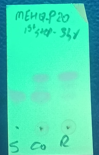
#> input picture dataset/MEHQ-P20_1st Step 3hr_21st July26.png, 99 x 155 px
$ python -i geometry.py   (imports and definitions only)
#> lines starting #> are read from the running program, lines starting #| are printed output that depends on the picture; after the words box and inside, x2 and y2 are one past the last pixel; in counts of white or black regions, pixels touching at a corner belong together
"""Deterministic plate geometry: detection, corner extraction, rectification (Phase 2).

Ported per D-005 from tlc-spec-impl/tlccore/normalize.py:72-103 (HSV bright-green mask ->
largest component -> min-area rectangle -> projective warp) and the evaluation report §5
(hue-plus-value mask with an Otsu brightness split, because the teal bench shares the hue band),
re-implemented cv2-free (NN5: cv2 build variance) with two upgrades:
  - sub-pixel corners from least-squares line fits to the hull edges (the min-area rectangle
    alone cannot meet Gate 2's 1.5 px p95 corner error),
  - explicit valid-mask machinery (erosion derived from measured tilt — the M-007 class guard)
    instead of the prior implementation's silent border crop.

Pure module: numpy/scipy/skimage only, no I/O, no RNG, no wall clock (enforced by
tests/test_pipeline_purity.py).
"""

import math
from dataclasses import dataclass

import numpy as np
from scipy import ndimage
from scipy.spatial import ConvexHull
from skimage.color import rgb2hsv
from skimage.filters import threshold_otsu

# Detection constants (chosen; echoed into the result config in Phase 10)
HUE_LO, HUE_HI = 0.18, 0.58        # green .. cyan band; the teal bench also lands here (eval §5)
SAT_FLOOR = 0.12                   # plate glow is strongly coloured; near-greys excluded
VAL_FLOOR = 0.25                   # the plate GLOWS; dark green-ish clutter is not a plate
MIN_PLATE_FRAC = 0.05              # below this the "plate" is noise
OTSU_MIN_CLASS_RATIO = 1.35        # brightness split only when class means differ this much
BORDER_BAND_PX = 3                 # eval §5: overrun measured on the 3-px border band
DETECTION_METHOD = "hsv_bright_green_largest_cc"


@dataclass(frozen=True)
class PlateGeometry:
    found: bool
    mask: np.ndarray                  # bool, source frame, filled largest component
    corners_src: np.ndarray | None    # (4,2) float64, TL,TR,BR,BL, sub-pixel
    homography: np.ndarray | None     # (3,3) float64, rectified -> source
    rectified_shape: tuple[int, int] | None  # (H, W)
    tilt_deg: float | None
    frame_overrun: dict[str, float]   # 3-px band coverage per edge: top/bottom/left/right
    plate_area_frac: float
    detection_method: str


# ---------------------------------------------------------------- detection


def detect_plate_mask(rgb: np.ndarray) -> tuple[np.ndarray, bool]:
    """Bright strongly-green largest component. Returns (mask, found)."""
    img = rgb[:, :, :3]
    hsv = rgb2hsv(img)
    hue, sat, val = hsv[:, :, 0], hsv[:, :, 1], hsv[:, :, 2]
    hue_mask = (hue >= HUE_LO) & (hue <= HUE_HI) & (sat >= SAT_FLOOR) & (val >= VAL_FLOOR)
    hue_frac = float(hue_mask.mean())
    if hue_frac < 1e-4:
        return np.zeros(hue.shape, dtype=bool), False

    vals = val[hue_mask]
    mask = hue_mask
    if vals.size > 1 and float(vals.min()) < float(vals.max()):
        t = threshold_otsu(vals)
        bright_sel = vals >= t
        if bright_sel.any() and (~bright_sel).any():
            # Apply the brightness split only when it separates two genuinely different
            # populations (plate vs bench, class-mean ratio ~2). A plate filling the frame
            # splits its own illumination gradient at ratio ~1.1 — keep the hue mask then
            # (M-005 fix; the eval's "Otsu on brightness added to the hue mask", §5).
            ratio = float(vals[bright_sel].mean()) / max(float(vals[~bright_sel].mean()), 1e-6)
            if ratio >= OTSU_MIN_CLASS_RATIO:
                mask = hue_mask & (val >= t)

    mask = ndimage.binary_closing(mask, structure=np.ones((5, 5), dtype=bool))
    mask = ndimage.binary_opening(mask, structure=np.ones((3, 3), dtype=bool))
    lab, n = ndimage.label(mask)
    if n == 0:
        return np.zeros(hue.shape, dtype=bool), False
    largest = 1 + int(np.argmax(ndimage.sum_labels(mask, lab, index=range(1, n + 1))))
    mask = ndimage.binary_fill_holes(lab == largest)
    return mask, bool(mask.mean() >= MIN_PLATE_FRAC)


# ---------------------------------------------------------------- corners


def _min_area_rect(points: np.ndarray) -> np.ndarray:
    """Rotating-calipers minimum-area rectangle over a point set. Returns (4,2) corners."""
    hull = points[ConvexHull(points).vertices]
    n = len(hull)
    best_area, best = np.inf, None
    for i in range(n):
        edge = hull[(i + 1) % n] - hull[i]
        norm = np.linalg.norm(edge)
        if norm < 1e-9:
            continue
        ux = edge / norm
        uy = np.array([-ux[1], ux[0]])
        proj_x = hull @ ux
        proj_y = hull @ uy
        w = proj_x.max() - proj_x.min()
        h = proj_y.max() - proj_y.min()
        area = w * h
        if area < best_area:
            best_area = area
            c = np.array(
                [
                    proj_x.min() * ux + proj_y.min() * uy,
                    proj_x.max() * ux + proj_y.min() * uy,
                    proj_x.max() * ux + proj_y.max() * uy,
                    proj_x.min() * ux + proj_y.max() * uy,
                ]
            )
            best = c
    return best


def _order_corners(quad: np.ndarray) -> np.ndarray:
    """Canonical TL, TR, BR, BL (valid for tilts well below 45 deg)."""
    s = quad.sum(axis=1)
    d = quad[:, 0] - quad[:, 1]
    tl = quad[int(np.argmin(s))]
    br = quad[int(np.argmax(s))]
    tr = quad[int(np.argmax(d))]
    bl = quad[int(np.argmin(d))]
    return np.array([tl, tr, br, bl], dtype=np.float64)


def _line_intersection(p1: np.ndarray, d1: np.ndarray, p2: np.ndarray, d2: np.ndarray) -> np.ndarray:
    a = np.array([[d1[0], -d2[0]], [d1[1], -d2[1]]])
    b = p2 - p1
    t = np.linalg.solve(a, b)
    return p1 + t[0] * d1


def _tls_line(points: np.ndarray) -> tuple[np.ndarray, np.ndarray]:
    centroid = points.mean(axis=0)
    _, _, vt = np.linalg.svd(points - centroid, full_matrices=False)
    return centroid, vt[0]


def _edge_crossings(green: np.ndarray, base_pts: np.ndarray, n_out: np.ndarray) -> np.ndarray:
    """Sub-pixel 50%-crossing points of the green channel along outward normals.

    For each base point, samples green from 4 px inside to 4 px outside the edge; the physical
    edge is where intensity crosses midway between the inside (plate) and outside (background)
    levels — for a symmetrically blurred step this is the true boundary.
    """
    s = np.arange(-4.0, 4.0 + 1e-9, 0.25)
    px = base_pts[:, None, 0] + s[None, :] * n_out[0]
    py = base_pts[:, None, 1] + s[None, :] * n_out[1]
    h, w = green.shape
    coords = np.stack([np.clip(py, 0, h - 1).ravel(), np.clip(px, 0, w - 1).ravel()])
    prof = ndimage.map_coordinates(green, coords, order=1).reshape(len(base_pts), len(s))
    inside = np.median(prof[:, s <= -2.0], axis=1)
    outside = np.median(prof[:, s >= 2.0], axis=1)
    mid = 0.5 * (inside + outside)
    out: list[np.ndarray] = []
    for k in range(len(base_pts)):
        if inside[k] - outside[k] < 20.0:  # no real contrast (overrun edge / clipped scene)
            continue
        below = np.nonzero(prof[k] <= mid[k])[0]
        below = below[below > 0]
        if below.size == 0:
            continue
        j = int(below[0])
        p0, p1 = prof[k, j - 1], prof[k, j]
        frac = 0.0 if p0 == p1 else (p0 - mid[k]) / (p0 - p1)
        s_star = s[j - 1] + frac * 0.25
        out.append(base_pts[k] + s_star * n_out)
    return np.array(out) if out else np.empty((0, 2))


def extract_corners(mask: np.ndarray, green: np.ndarray | None = None) -> np.ndarray | None:
    """Sub-pixel corners: min-area rect for structure, then per-side refinement.

    Primary refinement fits a total-least-squares line to sub-pixel 50%-intensity crossings
    sampled along the central 80% of each side (rounded/cut plate corners must not bend the
    fit). Where an edge has no intensity contrast (frame overrun), the mask-boundary pixel fit
    is the fallback. Adjacent side lines intersect at the corners.
    """
    boundary = mask & ~ndimage.binary_erosion(mask)
    ys, xs = np.nonzero(boundary)
    if xs.size < 20:
        return None
    pts = np.stack([xs, ys], axis=1).astype(np.float64)
    rect = _order_corners(_min_area_rect(pts))

    lines: list[tuple[np.ndarray, np.ndarray]] = []
    for i in range(4):
        a, b = rect[i], rect[(i + 1) % 4]
        side = b - a
        length = float(np.linalg.norm(side))
        u = side / max(length, 1e-9)
        n_out = np.array([u[1], -u[0]])  # outward for TL,TR,BR,BL clockwise in y-down coords

        fitted = False
        if green is not None and length >= 12:
            t = np.linspace(0.10 * length, 0.90 * length, max(9, int(length * 0.4)))
            base = a[None, :] + t[:, None] * u[None, :]
            crossings = _edge_crossings(green, base, n_out)
            if len(crossings) >= max(5, 0.3 * len(base)):
                lines.append(_tls_line(crossings))
                fitted = True
        if not fitted:
            rel = pts - a
            along = rel @ u
            dist = np.abs(rel @ np.array([-u[1], u[0]]))
            sel = (dist <= 1.5) & (along >= 0.10 * length) & (along <= 0.90 * length)
            edge_pts = pts[sel]
            if len(edge_pts) >= max(5, 0.05 * length):
                lines.append(_tls_line(edge_pts))
            else:
                lines.append((a, u))  # too few points: keep the calipers side

    corners = np.array(
        [_line_intersection(*lines[(i - 1) % 4], *lines[i]) for i in range(4)]
    )
    # lines[i] runs corner i -> i+1, so intersection of lines[i-1] and lines[i] is corner i.
    return _order_corners(corners)


# ---------------------------------------------------------------- homography


def homography_from_corners(corners_src: np.ndarray, rect_w: int, rect_h: int) -> np.ndarray:
    """DLT for the 4-point map rectified->source. Rectified corners: (0,0),(W-1,0),(W-1,H-1),(0,H-1)."""
    dst = corners_src.astype(np.float64)
    src = np.array([[0, 0], [rect_w - 1, 0], [rect_w - 1, rect_h - 1], [0, rect_h - 1]], dtype=np.float64)
    a = []
    b = []
    for (x, y), (u, v) in zip(src, dst, strict=True):
        a.append([x, y, 1, 0, 0, 0, -u * x, -u * y])
        b.append(u)
        a.append([0, 0, 0, x, y, 1, -v * x, -v * y])
        b.append(v)
    h8 = np.linalg.solve(np.array(a), np.array(b))
    return np.array(
        [[h8[0], h8[1], h8[2]], [h8[3], h8[4], h8[5]], [h8[6], h8[7], 1.0]], dtype=np.float64
    )


def rectified_size(corners: np.ndarray) -> tuple[int, int]:
    tl, tr, br, bl = corners
    w = 0.5 * (np.linalg.norm(tr - tl) + np.linalg.norm(br - bl))
    h = 0.5 * (np.linalg.norm(bl - tl) + np.linalg.norm(br - tr))
    # corners sit at pixel CENTRES 0 and n-1: a distance of n-1 means n pixels (M-011)
    return max(8, int(round(h)) + 1), max(8, int(round(w)) + 1)


# [25 lines left out: function warp_rectify, not called in this run]


SNAP_PX = 2.0


def _snap_to_frame(corners: np.ndarray, w: int, h: int, snap: float = SNAP_PX) -> np.ndarray:
    """Snap corner coordinates within `snap` px of the frame boundary onto the boundary.

    At the frame edge the plate boundary evidence is one-sided (there is no background beyond
    the image), so a sub-pixel estimate slightly inside the frame over-reads a blend ring; the
    best estimate of a cut or frame-filling edge is the frame itself. Required for Gate 2's
    re-warp idempotency and correct for genuine frame-overrun plates.
    """
    c = corners.copy()
    c[:, 0] = np.where(np.abs(c[:, 0]) <= snap, 0.0, c[:, 0])
    c[:, 0] = np.where(np.abs(c[:, 0] - (w - 1)) <= snap, float(w - 1), c[:, 0])
    c[:, 1] = np.where(np.abs(c[:, 1]) <= snap, 0.0, c[:, 1])
    c[:, 1] = np.where(np.abs(c[:, 1] - (h - 1)) <= snap, float(h - 1), c[:, 1])
    return c


# ---------------------------------------------------------------- derived quantities


def tilt_from_corners(corners: np.ndarray) -> float:
    tl, tr, br, bl = corners
    top = math.degrees(math.atan2(tr[1] - tl[1], tr[0] - tl[0]))
    bottom = math.degrees(math.atan2(br[1] - bl[1], br[0] - bl[0]))
    return float(0.5 * (abs(top) + abs(bottom)))


def valid_erosion_px(tilt_deg: float) -> int:
    """Erosion derived from measured tilt, never a constant (M-007; spec 03 worked example)."""
    return int(math.ceil(2.0 + 0.55 * tilt_deg))


def frame_overrun_fractions(mask: np.ndarray, band_px: int = BORDER_BAND_PX) -> dict[str, float]:
    b = band_px
    return {
        "top": float(mask[:b, :].mean()),
        "bottom": float(mask[-b:, :].mean()),
        "left": float(mask[:, :b].mean()),
        "right": float(mask[:, -b:].mean()),
    }


def analyse_geometry(rgb: np.ndarray) -> PlateGeometry:
    mask, found = detect_plate_mask(rgb)
    area = float(mask.mean())
    overrun = frame_overrun_fractions(mask) if found else {"top": 0.0, "bottom": 0.0, "left": 0.0, "right": 0.0}
    if not found:
        return PlateGeometry(False, mask, None, None, None, None, overrun, area, DETECTION_METHOD)
    corners = extract_corners(mask, green=rgb[:, :, 1].astype(np.float64))
    if corners is not None:
        corners = _snap_to_frame(corners, rgb.shape[1], rgb.shape[0])
    if corners is None:
        return PlateGeometry(False, mask, None, None, None, None, overrun, area, DETECTION_METHOD)
    shape = rectified_size(corners)
    hmat = homography_from_corners(corners, shape[1], shape[0])
    tilt = tilt_from_corners(corners)
    return PlateGeometry(True, mask, corners, hmat, shape, tilt, overrun, area, DETECTION_METHOD)


# [18 lines left out: functions rectified_valid_mask, idempotency_residual_px, not called in this run]

>>> import cv2
>>> picture = cv2.cvtColor(cv2.imread('../../dataset/MEHQ-P20_1st Step 3hr_21st July26.png'), cv2.COLOR_BGR2RGB)
>>> result = analyse_geometry(picture)
#> in detect_plate_mask, `hue, sat, val = hsv[:, :, 0], hsv[:, :, 1], hsv[:, :, 2]`:
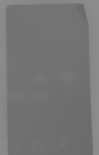
#> hue: shape (155, 99) float64; min 0.418, max 0.555, mean 0.461
#> in detect_plate_mask, `hue, sat, val = hsv[:, :, 0], hsv[:, :, 1], hsv[:, :, 2]`:
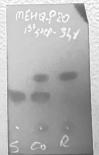
#> sat: shape (155, 99) float64; min 0.313, max 1, mean 0.702
#> in detect_plate_mask, `hue, sat, val = hsv[:, :, 0], hsv[:, :, 1], hsv[:, :, 2]`:
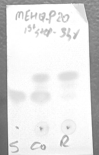
#> val: shape (155, 99) float64; min 0.361, max 1, mean 0.877
#> in detect_plate_mask, `hue_frac = float(hue_mask.mean())`: hue_frac = 1
#> in detect_plate_mask, `vals = val[hue_mask]`: vals = 15345 values, max 1 at index 459, min 0.361 at index 15253, mean 0.877
#> in detect_plate_mask, `t = threshold_otsu(vals)`: t = 0.744
#> in detect_plate_mask, `ratio = float(vals[bright_sel].mean()) / max(float(vals[~bright_sel].m..`: ratio = 1.84
#> in detect_plate_mask, `mask = ndimage.binary_closing(mask, structure=np.ones((5, 5), dtype=bo..`:
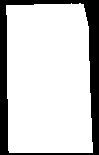
#> mask: shape (155, 99) bool; 80% white; 1 black region, box (x1, y1, x2, y2) and area: (0, 0, 99, 155) 3063
#> in detect_plate_mask, `lab, n = ndimage.label(mask)`: n = 1
#> in analyse_geometry, `mask, found = detect_plate_mask(rgb)`: found = True
#> in analyse_geometry, `area = float(mask.mean())`: area = 0.8
#> in analyse_geometry, `overrun = frame_overrun_fractions(mask) if found else {"top": 0.0, "bo..`: overrun = {'top': 0, 'bottom': 0.283, 'left': 0, 'right': 0}
#> in extract_corners, `boundary = mask & ~ndimage.binary_erosion(mask)`:
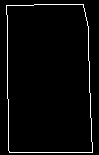
#> boundary: shape (155, 99) bool; 3% white in thin lines or dots, all inside (x1, y1, x2, y2) = (6, 4, 93, 153)
#> in extract_corners, `ys, xs = np.nonzero(boundary)`: ys = 455 values from 4 to 152; xs = 455 values, max 92 at index 352, min 6 at index 50, mean 48.02
#> in extract_corners, `pts = np.stack([xs, ys], axis=1).astype(np.float64)`: pts = 455 pairs, first value 6 to 92, second value 4 to 152
#> in _min_area_rect, `hull = points[ConvexHull(points).vertices]`: hull = [[9, 152], [8, 150], [7, 98], [6, 14], [6, 5], [34, 4], [83, 4], [85, 12], [87, 21], [88, 26], [92, 142], [92, 152]]
#> in _min_area_rect, `n = len(hull)`: n = 12
#> the loop in _min_area_rect, `for i in range(n):` made 12 passes
#> (edge, norm, ux, uy, w, h, area, best_area) on passes 1 to 2: ([-1, -2], 2.24, [-0.447, -0.894], [0.894, -0.447], 169.9, 132.4, 22496, 22496), ([-1, -52], 52.01, [-0.0192, -1], [1, -0.0192], 149.1, 84.14, 12544, 12544)
#> after the loop in _min_area_rect, `for i in range(n):`: best_area = 12544
#> in _order_corners, `s = quad.sum(axis=1)`: s = [161.7, 9.76, 92.26, 244.2]
#> in _order_corners, `d = quad[:, 0] - quad[:, 1]`: d = [-145.5, 0.649, 86.39, -59.8]
#> in _order_corners, `tl = quad[int(np.argmin(s))]`: tl = [5.2, 4.55]
#> in _order_corners, `br = quad[int(np.argmax(s))]`: br = [92.19, 152]
#> in _order_corners, `tr = quad[int(np.argmax(d))]`: tr = [89.33, 2.94]
#> in _order_corners, `bl = quad[int(np.argmin(d))]`: bl = [8.07, 153.6]
#> in extract_corners, `rect = _order_corners(_min_area_rect(pts))`: rect = [[5.2, 4.55], [89.33, 2.94], [92.19, 152], [8.07, 153.6]]
#> the loop in extract_corners, `for i in range(4):` made 4 passes
#> (a, b, side, length, u, n_out) on passes 1 to 3: ([5.2, 4.55], [89.33, 2.94], [84.12, -1.62], 84.14, [1, -0.0192], [-0.0192, -1]), ([89.33, 2.94], [92.19, 152], [2.87, 149.1], 149.1, [0.0192, 1], [1, -0.0192]), ([92.19, 152], [8.07, 153.6], [-84.12, 1.62], 84.14, [-1, 0.0192], [0.0192, 1])
#> pass 1, in _edge_crossings, `prof = ndimage.map_coordinates(green, coords, order=1).reshape(len(bas..`:
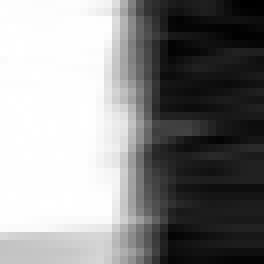
#> prof: shape (33, 33) float64 (shown 8 times larger); min 103.3, max 255, mean 186; drawn with min black and max white
#> after the loop in extract_corners, `for i in range(4):`:
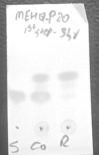
#> green: shape (155, 99) float64; min 77, max 255, mean 219.2
#> after the loop in extract_corners, `for i in range(4):`: lines = [([47.26, 3.61], [1, -0.0241]), ([89.64, 77.49], [-0.0344, -0.999]), ([50, 152], [1, 0]), ([6.69, 79.08], [0.0119, 1])]
#> in _line_intersection, `a = np.array([[d1[0], -d2[0]], [d1[1], -d2[1]]])`: a = [[0.0119, -1], [1, 0.0241]]
#> in _line_intersection, `b = p2 - p1`: b = [40.58, -75.48]
#> in _line_intersection, `t = np.linalg.solve(a, b)`: t = [-74.48, -41.47]
#> in extract_corners, `corners = np.array( [_line_intersection(*lines[(i - 1) % 4], *lines[i]..`: corners = [[5.8, 4.6], [87.06, 2.65], [92.21, 152], [7.55, 152]]
#> in _snap_to_frame, `c = corners.copy()`: c has the same summary as corners in extract_corners
#> in analyse_geometry, `corners = _snap_to_frame(corners, rgb.shape[1], rgb.shape[0])`: corners = [[5.8, 4.6], [87.06, 2.65], [92.21, 154], [7.55, 154]]
#> in rectified_size, `tl, tr, br, bl = corners`: tl = [5.8, 4.6]; tr = [87.06, 2.65]; br = [92.21, 154]; bl = [7.55, 154]
#> in rectified_size, `w = 0.5 * (np.linalg.norm(tr - tl) + np.linalg.norm(br - bl))`: w = 82.97
#> in rectified_size, `h = 0.5 * (np.linalg.norm(bl - tl) + np.linalg.norm(br - tr))`: h = 150.4
#> in analyse_geometry, `shape = rectified_size(corners)`: shape = (151, 84)
#> in homography_from_corners, `dst = corners_src.astype(np.float64)`: dst has the same summary as corners in analyse_geometry
#> the loop in homography_from_corners, `for (x, y), (u, v) in zip(src, dst, strict=True):` made 4 passes
#> (x, y, u, v) on passes 1 to 4: (0, 0, 5.8, 4.6), (83, 0, 87.06, 2.65), (83, 150, 92.21, 154), (0, 150, 7.55, 154)
#> after the loop in homography_from_corners, `for (x, y), (u, v) in zip(src, dst, strict=True):`: a = 8 items, first 6: [0, 0, 1, 0, 0, 0, 0, 0], [0, 0, 0, 0, 0, 1, 0, 0], [83, 0, 1, 0, 0, 0, -7226, 0], [0, 0, 0, 83, 0, 1, -219.7, 0], [83, 150, 1, 0, 0, 0, -7653.2, -13831.1], [0, 0, 0, 83, 150, 1, -12782, -23100]; b = [5.8, 4.6, 87.06, 2.65, 92.21, 154, 7.55, 154]
#> in homography_from_corners, `h8 = np.linalg.solve(np.array(a), np.array(b))`: h8 = [0.965, 0.00968, 5.8, -0.024, 0.956, 4.6, -0.000156, -0.000262]
#> in analyse_geometry, `hmat = homography_from_corners(corners, shape[1], shape[0])`: hmat = [[0.965, 0.00968, 5.8], [-0.024, 0.956, 4.6], [-0.000156, -0.000262, 1]]
#> in tilt_from_corners, `tl, tr, br, bl = corners`: tl = [5.8, 4.6]; tr = [87.06, 2.65]; br = [92.21, 154]; bl = [7.55, 154]
#> in tilt_from_corners, `top = math.degrees(math.atan2(tr[1] - tl[1], tr[0] - tl[0]))`: top = -1.38
#> in tilt_from_corners, `bottom = math.degrees(math.atan2(br[1] - bl[1], br[0] - bl[0]))`: bottom = 0
#> in analyse_geometry, `tilt = tilt_from_corners(corners)`: tilt = 0.69
